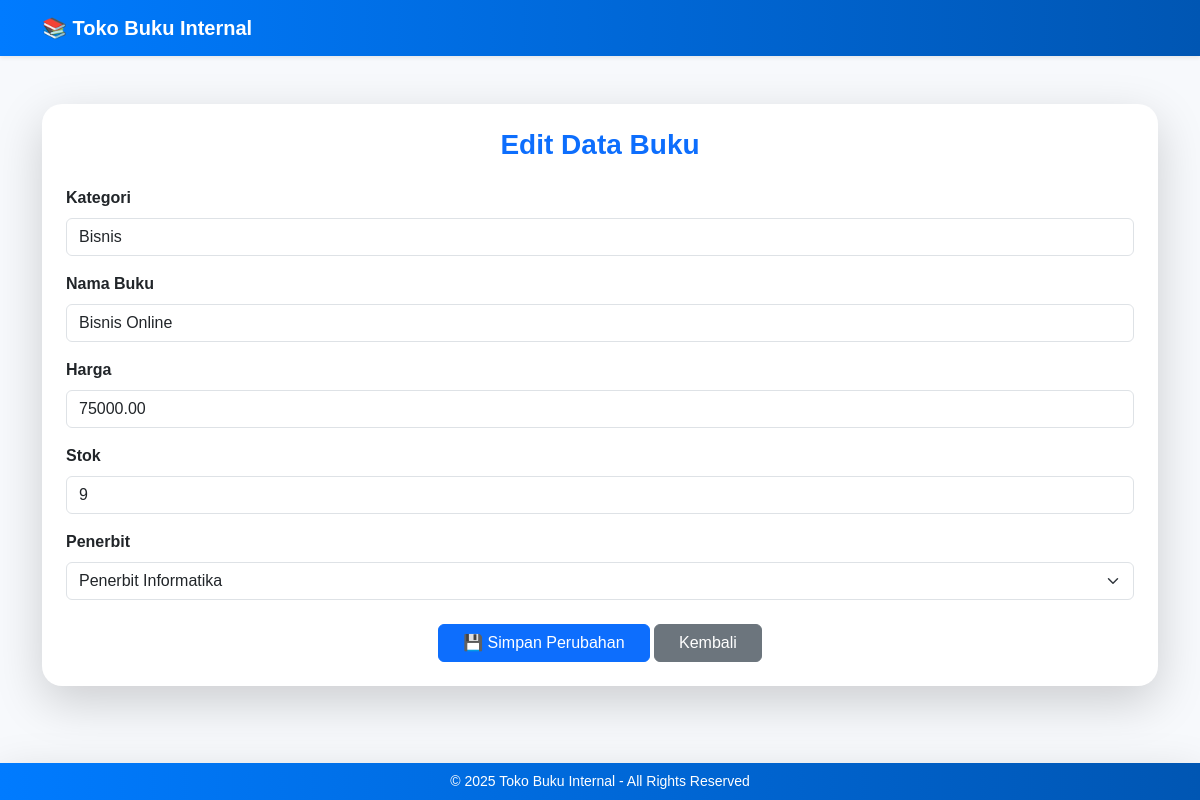
Screenshot of /admin/buku/edit_buku.php?id=B1001 with the database file from the repository.
### tables this page shows
CREATE TABLE `buku` (
  `id_buku` char(5) NOT NULL,
  `kategori` varchar(50) DEFAULT NULL,
  `nama_buku` varchar(150) DEFAULT NULL,
  `harga` decimal(10,2) DEFAULT NULL,
  `stok` int(11) DEFAULT NULL,
  `id_penerbit` char(4) DEFAULT NULL
);

CREATE TABLE `penerbit` (
  `id_penerbit` char(4) NOT NULL,
  `nama` varchar(100) DEFAULT NULL,
  `alamat` varchar(150) DEFAULT NULL,
  `kota` varchar(50) DEFAULT NULL,
  `telepon` varchar(20) DEFAULT NULL
);

### admin/buku/edit_buku.php (the view, shortened to what this page needs)
<?php
include '../../config.php';
$id_buku = $_GET['id'];
$stmt = $koneksi->prepare("SELECT * FROM buku WHERE id_buku = ?");
$stmt->bind_param("i", $id_buku);
$stmt->execute();
$result = $stmt->get_result();
$data = $result->fetch_assoc();
$penerbit = $koneksi->query("SELECT * FROM penerbit");
?>
<!DOCTYPE html>
<html lang="id">
<head>
    <link href="https://cdn.jsdelivr.net/npm/bootstrap@5.3.3/dist/css/bootstrap.min.css" rel="stylesheet">
    <link rel="stylesheet" href="../../style.css">
</head>
<body>
<nav class="navbar navbar-expand-lg navbar-dark bg-primary shadow-sm">
  <div class="container">
    <a class="navbar-brand fw-bold" href="../../index.php">📚 Toko Buku Internal</a>
  </div>
</nav>
<div class="container my-5 fade-in">
    <div class="card shadow-lg p-4">
        <h3 class="text-center text-primary fw-bold mb-4">Edit Data Buku</h3>
        <form id="editForm">
            <div class="mb-3">
                <label class="form-label fw-semibold">Kategori</label>
                <input type="text" name="kategori" class="form-control" value="<?= htmlspecialchars($data['kategori']) ?>" required>
            </div>
            <div class="mb-3">
                <label class="form-label fw-semibold">Nama Buku</label>
                <input type="text" name="nama_buku" class="form-control" value="<?= htmlspecialchars($data['nama_buku']) ?>" required>
            </div>
            <div class="mb-3">
                <label class="form-label fw-semibold">Harga</label>
                <input type="number" name="harga" class="form-control" value="<?= htmlspecialchars($data['harga']) ?>" required>
            </div>
            <div class="mb-3">
                <label class="form-label fw-semibold">Stok</label>
                <input type="number" name="stok" class="form-control" value="<?= htmlspecialchars($data['stok']) ?>" required>
            </div>
            <div class="mb-3">
                <label class="form-label fw-semibold">Penerbit</label>
                <select name="id_penerbit" class="form-select" required>
                    <?php while ($p = $penerbit->fetch_assoc()): ?>
                        <option value="<?= $p['id_penerbit'] ?>" <?= ($p['id_penerbit'] == $data['id_penerbit']) ? 'selected' : '' ?>>
                            <?= htmlspecialchars($p['nama']) ?>
                        </option>
                    <?php endwhile; ?>
                </select>
            </div>
            <div class="text-center mt-4">
                <button type="submit" class="btn btn-primary px-4">💾 Simpan Perubahan</button>
                <a href="../admin.php" class="btn btn-secondary px-4">Kembali</a>
            </div>
        </form>
    </div>
</div>
<footer class="footer bg-primary text-white fixed-bottom shadow-lg">
  <div class="container text-center py-2">
    <p class="mb-0 small">&copy; <?= date('Y') ?> Toko Buku Internal - All Rights Reserved</p>
  </div>
</footer>
</body>
</html>

### assets/style.css (style rules this page uses)
body { background: #f7f9fc; font-family: "Poppins", sans-serif; color: #333; }
.navbar { background: linear-gradient(90deg, #007bff, #0056b3); }
.card { border: none; border-radius: 20px; background: #ffffff; }
.footer { background: linear-gradient(90deg, #007bff, #0056b3); color: white; position: fixed; bottom: 0; width: 100%; }
.fade-in { animation: fadeIn 0.6s ease-in-out; }

### rows the page displays
buku: kategori "Bisnis", nama_buku "Bisnis Online", harga "75000.00", stok "9", id_penerbit "Penerbit Informatika"
